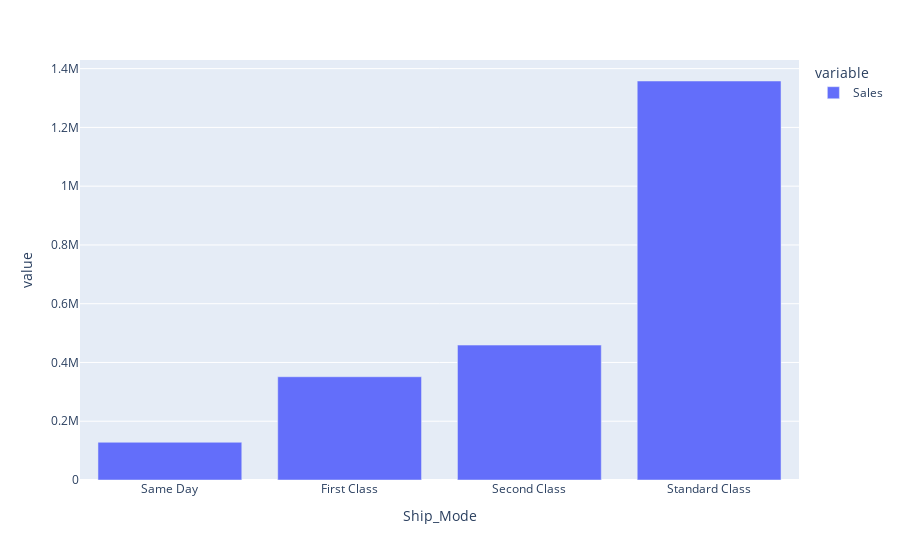

Notebook code cell kept with this figure:
### Markdown cell above
see wich **ship mode** is the most sales shipped by and the follow plot id for the count of sales

### Code cell
px.bar(df.groupby("Ship_Mode")['Sales'].sum().sort_values())

### Figure 1 — Plotly figure (JSON) as saved in the notebook; plotly's stock layout.template omitted (floating-point values rounded to 4 significant figures)
{"data": [{"alignmentgroup": "True", "hovertemplate": "variable=Sales<br>Ship_Mode=%{x}<br>value=%{y}<extra></extra>", "legendgroup": "Sales", "marker": {"color": "#636efa", "pattern": {"shape": ""}}, "name": "Sales", "offsetgroup": "Sales", "orientation": "v", "showlegend": true, "textposition": "auto", "type": "bar", "x": ["Same Day", "First Class", "Second Class", "Standard Class"], "xaxis": "x", "y": [128400.0, 351400.0, 459200.0, 1358000.0], "yaxis": "y"}], "layout": {"barmode": "relative", "legend": {"title": {"text": "variable"}, "tracegroupgap": 0}, "margin": {"t": 60}, "xaxis": {"anchor": "y", "domain": [0, 1], "title": {"text": "Ship_Mode"}}, "yaxis": {"anchor": "x", "domain": [0, 1], "title": {"text": "value"}}}}
